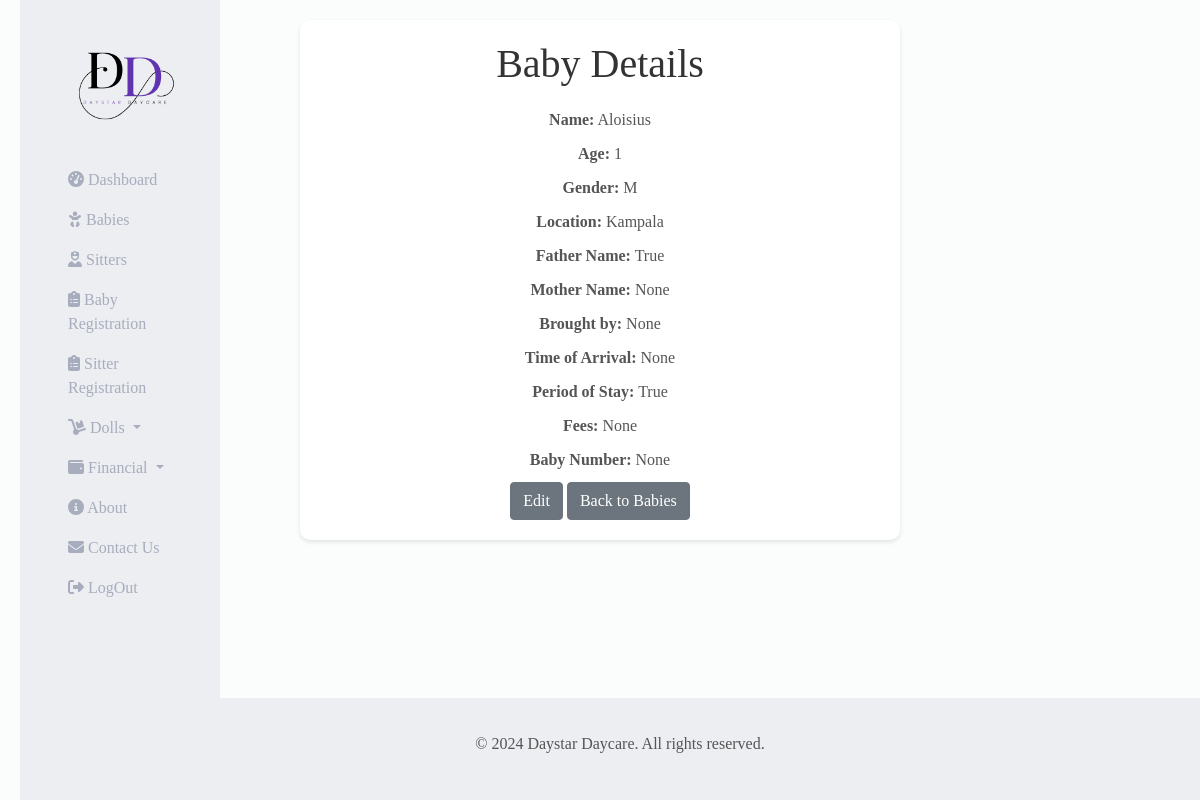
The page /result_baby_details/1/ on the database its author committed.
### daystarApp/models.py (models this page shows, shortened)
class Baby(models.Model):
    name = models.CharField(max_length=100)
    age = models.IntegerField(null=True, blank=True, default=0)
    gender = models.CharField(max_length=10, null=True, blank=True)
    location = models.CharField(max_length=50, null=True, blank=True)
    father_name = models.CharField(max_length=200, null=True, blank=True)
    mother_name = models.CharField(max_length=200, null=True, blank=True)
    brought_by = models.CharField(max_length=200, null=True, blank=True)
    time_of_arrival = models.DateField(null=True, blank=True)
    period_of_stay = models.CharField(max_length=8, choices=(("Full Day","Full Day"), ("Half Day","Half Day")))
    fees = models.IntegerField(null=True, blank=True)
    baby_number = models.IntegerField(null=True)
    class Meta:
        verbose_name_plural = "Babies"

### daystarApp/views.py (the view)
# urls.py: path('result_baby_details/<int:result_id>/', views.result_baby_details, name='result_baby_details'),
def result_baby_details(request, result_id):
    result = get_object_or_404(Baby, pk=result_id)  # Replace YourModel with your actual model
    return render(request, 'daystarApp/results_baby_details.html', {'result': result})

### daystarApp/templates/daystarApp/results_baby_details.html (shortened to what this page needs)
{% extends 'base.html' %}
{% block content %}
<body>
    <div class="container">
        <center>
            <h1>Baby Details</h1>
            <p><strong>Name:</strong> {{ result.name }}</p>
            <p><strong>Age:</strong> {{ result.age }}</p>
            <p><strong>Gender:</strong> {{ result.gender }}</p>
            <p><strong>Location:</strong> {{ result.location }}</p>
            <p><strong>Father Name:</strong> {{ result.father_name }}</p>
            <p><strong>Mother Name:</strong> {{ result.mother_name }}</p>
            <p><strong>Brought by:</strong> {{ result.brought_by }}</p>
            <p><strong>Time of Arrival:</strong> {{ result.time_of_arrival }}</p>
            <p><strong>Period of Stay:</strong> {{ result.period_of_stay }}</p>
            <p><strong>Fees:</strong> {{ result.fees }}</p>
            <p><strong>Baby Number:</strong> {{ result.baby_number }}</p>
            <div class="editbtn">
                <a class="btn btn-secondary" href="{% url 'edit_baby' result.id %}">Edit</a>
            <a class="btn btn-secondary" href="{% url 'baby' %}">Back to Babies</a>
        </div>
        </center>
    </div>
</body>
{% endblock %}

### daystarApp/static/css/navbar.css (style rules this page uses)
* { list-style-type: none; margin: 0; padding: 0; }
body { background-color: #edeef22b !important; color: white !important; font-family: Netflix Sans !important; }

### daystarApp/templates/daystarApp/results_baby_details.html (style rules this page uses)
body { color: purple !important; }
body { font-family: Arial, sans-serif; background-color: #f5f5f5; margin: 0; padding: 20px; }
center { display: flex; flex-direction: column; align-items: center; text-align: center; }
h1 { color: #333; margin-bottom: 20px; }
p { color: #555; margin-bottom: 10px; }
a { color: #007bff; text-decoration: none; transition: color 0.3s ease; }
.container { max-width: 600px; width: 100%; background-color: #fff; border-radius: 10px; padding: 20px; box-shadow: 0 2px 4px rgba(0, 0, 0, 0.1); }

### rows shown on the page
Baby: name "Aloisius", age "1", gender "M", location "Kampala", father_name "True", mother_name "None", brought_by "None", time_of_arrival "None", period_of_stay "True", fees "None", baby_number "None"
